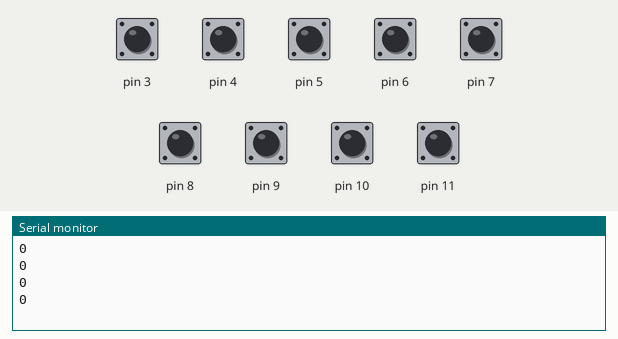
Recording of a sketch running on a simulated Arduino Uno, built with avr-gcc and run on an emulated ATmega328P. Shown: the last lines printed to the serial monitor. The inputs (shaded band) are chosen by the test bench; at power-on: pin 3–11 HIGH.

Above: at 1.8 s.
1.9 s: pin 3 pulled LOW for 0.6 s
At 2.4 s:
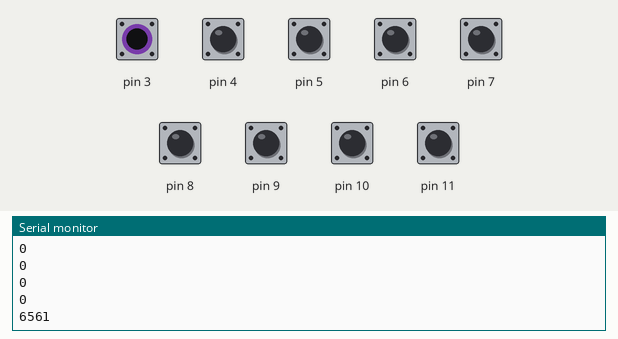
4.0 s: pin 4 pulled LOW for 0.6 s
At 4.4 s:
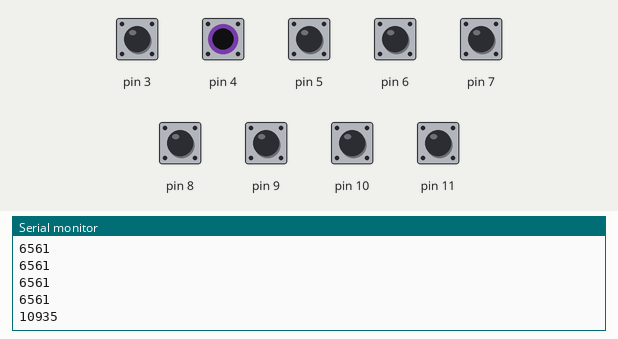
6.1 s: pin 5 pulled LOW for 0.6 s
At 7.0 s:
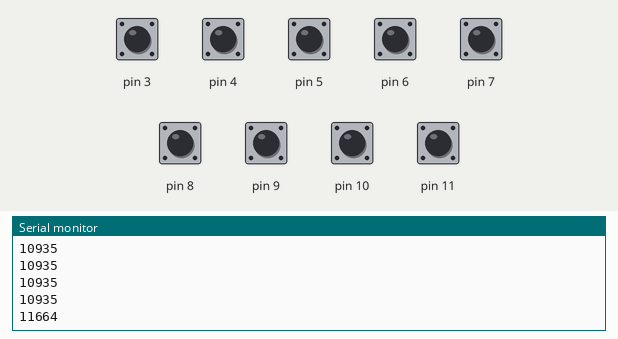
8.2 s: pin 6 pulled LOW for 0.6 s
At 9.0 s:
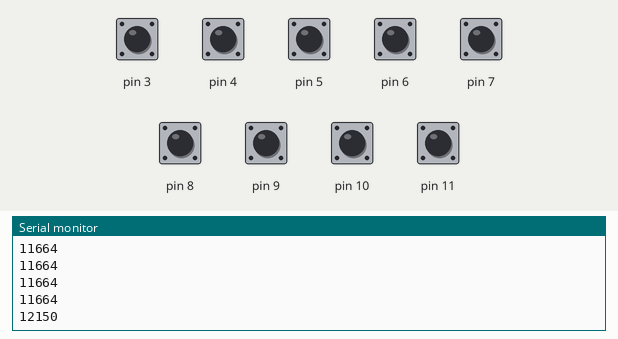
10.3 s: pin 7 pulled LOW for 0.6 s
At 11.0 s:
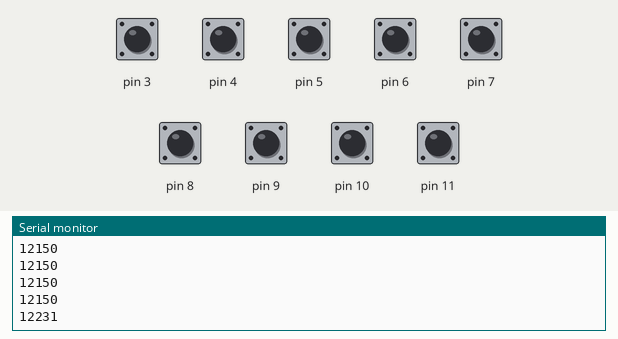
12.4 s: pin 8 pulled LOW for 0.6 s
At 13.0 s:
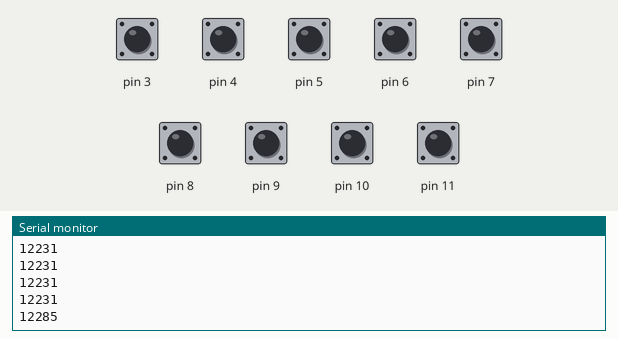
Timing chart, 0 to 15.4 s (numbered marks = the images above; inputs shaded):
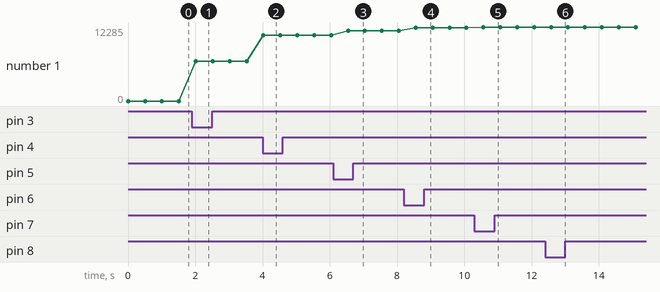

Measured:
- after the input at 1.9 s, the serial monitor: prints a new line after 0.11 s (image 1)
- after the input at 4.0 s, the serial monitor: prints a new line at once (image 2)
- after the input at 6.1 s, the serial monitor: prints a new line after 0.44 s (image 3)
- after the input at 8.2 s, the serial monitor: prints a new line after 0.35 s (image 4)
- after the input at 10.3 s, the serial monitor: prints a new line after 0.26 s (image 5)
- after the input at 12.4 s, the serial monitor: prints a new line after 0.18 s (image 6)
- plotted number 1: 0 → 6561 after the input at 1.9 s, 6561 → 10935 after the input at 4.0 s, 10935 → 11664 after the input at 6.1 s, 11664 → 12150 after the input at 8.2 s, 12150 → 12231 after the input at 10.3 s

The sketch:

Board_Script.ino
```cpp
int var = 11;
int sendOut [9] = {0, 0, 0, 0, 0, 0, 0, 0, 0}; // pin that is updated
bool xTrue = true;

void setup() {
  Serial.begin(9600);

  pinMode(3, INPUT_PULLUP);
  pinMode(4, INPUT_PULLUP);
  pinMode(5, INPUT_PULLUP);
  pinMode(6, INPUT_PULLUP);
  pinMode(7, INPUT_PULLUP);
  pinMode(8, INPUT_PULLUP);
  pinMode(9, INPUT_PULLUP);
  pinMode(10, INPUT_PULLUP);
  pinMode(11, INPUT_PULLUP);
}

void loop() {
  for (int i = 3; i < 12; i++) {
    int x = digitalRead(i);

    if (x == 0) {
      if (sendOut[i-3] == 0) {
        if (xTrue == true) {
          sendOut[i-3] = 1;
          xTrue = false;
        } else {
          sendOut[i-3] = 2;
          xTrue = true;
        }
      }
    }
  }

  int array[9] = {sendOut[0], sendOut[1], sendOut[2], sendOut[3], sendOut[4], sendOut[5], sendOut[6], sendOut[7], sendOut[8]};
  int total = 0;

  for(int i = 8; i >= 0; --i) {
    int exponent = pow(3, (8 - i));
    if (exponent % 2 == 0) {
      exponent = exponent + 1;
    }
    int add = array[i] * exponent;

    //Serial.println(exponent);
    total = total + add;

  }

  Serial.println(total);

  delay(500);
}
```
